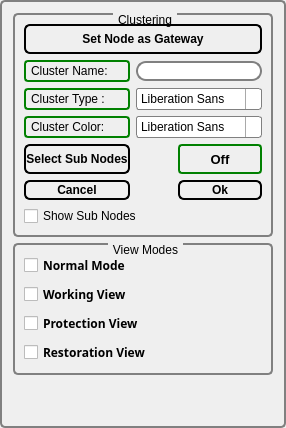
          <widget class="QGroupBox" name="T_groupbox">
           <property name="enabled">
            <bool>true</bool>
           </property>
           <property name="maximumSize">
            <size>
             <width>300</width>
             <height>16777215</height>
            </size>
           </property>
           <property name="styleSheet">
            <string notr="true">QGroupBox {
    background-color: qlineargradient(x1: 0, y1: 0, x2: 0, y2: 1,
                                      stop: 0 #E0E0E0, stop: 1 #FFFFFF);
    border: 2px solid gray;
    border-radius: 5px;
    margin-top: 1ex; /* leave space at the top for the title */
}

QGroupBox::title {
    subcontrol-origin: margin;
    subcontrol-position: top center; /* position at the top center */
    padding: 0 3px;
    background-color: qlineargradient(x1: 0, y1: 0, x2: 0, y2: 1,
                                      stop: 0 #FF0ECE, stop: 1 #FFFFFF);
}</string>
           </property>
           <property name="title">
            <string/>
           </property>
           <layout class="QGridLayout" name="gridLayout_14">
            <item row="0" column="0">
             <widget class="QGroupBox" name="Grouping_groupbox">
              <property name="title">
               <string>Clustering</string>
              </property>
              <layout class="QGridLayout" name="gridLayout_17">
               <item row="0" column="0">
                <layout class="QGridLayout" name="gridLayout_16">
                 <item row="0" column="0" colspan="3">
                  <widget class="QPushButton" name="SetGatewayNode_button">
                   <property name="minimumSize">
                    <size>
                     <width>84</width>
                     <height>30</height>
                    </size>
                   </property>
                   <property name="maximumSize">
                    <size>
                     <width>16777215</width>
                     <height>16777215</height>
                    </size>
                   </property>
                   <property name="font">
                    <font>
                     <weight>75</weight>
                     <bold>true</bold>
                    </font>
                   </property>
                   <property name="styleSheet">
                    <string notr="true">QPushButton {
    border: 2px solid #8f8f91;
    border-radius: 6px;
    background-color: qlineargradient(x1: 0, y1: 0, x2: 0, y2: 1,
                                      stop: 0 #f6f7fa, stop: 1 #dadbde);
    min-width: 80px;
	border-color: dark-orange;
}

QPushButton:pressed {
    background-color: qlineargradient(x1: 0, y1: 0, x2: 0, y2: 1,
                                      stop: 0 #dadbde, stop: 1 #f6f7fa);
}

QPushButton:flat {
    border: none; /* no border for a flat push button */
}

QPushButton:default {
    border-color: navy; /* make the default button prominent */
}</string>
                   </property>
                   <property name="text">
                    <string>Set Node as Gateway</string>
                   </property>
                  </widget>
                 </item>
                 <item row="1" column="0">
                  <widget class="QLabel" name="GroupName">
                   <property name="styleSheet">
                    <string notr="true"> QLabel {
    border: 2px solid green;
    border-radius: 4px;
    padding: 2px;
}</string>
                   </property>
                   <property name="text">
                    <string>Cluster Name:</string>
                   </property>
                  </widget>
                 </item>
                 <item row="1" column="1" colspan="2">
                  <widget class="QLineEdit" name="GroupName_edit">
                   <property name="styleSheet">
                    <string notr="true">QLineEdit {
    border: 2px solid gray;
    border-radius: 10px;
    padding: 0 8px;
    background: white;
    selection-background-color: darkgray;
}</string>
                   </property>
                  </widget>
                 </item>
                 <item row="2" column="0">
                  <widget class="QLabel" name="GroupID">
                   <property name="styleSheet">
                    <string notr="true"> QLabel {
    border: 2px solid green;
    border-radius: 4px;
    padding: 2px;
}</string>
                   </property>
                   <property name="text">
                    <string>Cluster Type :</string>
                   </property>
                  </widget>
                 </item>
                 <item row="2" column="1" colspan="2">
                  <widget class="QFontComboBox" name="cluster_type_combobox">
                   <property name="maximumSize">
                    <size>
                     <width>126</width>
                     <height>22</height>
                    </size>
                   </property>
                   <property name="styleSheet">
                    <string notr="true">QComboBox {
    border: 1px solid gray;
    border-radius: 3px;
    padding: 1px 18px 1px 3px;
    min-width: 6em;
}

QComboBox:editable {
    background: white;
}

QComboBox:!editable, QComboBox::drop-down:editable {
     background: qlineargradient(x1: 0, y1: 0, x2: 0, y2: 1,
                                 stop: 0 #E1E1E1, stop: 0.4 #DDDDDD,
                                 stop: 0.5 #D8D8D8, stop: 1.0 #D3D3D3);
}

/* QComboBox gets the &quot;on&quot; state when the popup is open */
QComboBox:!editable:on, QComboBox::drop-down:editable:on {
    background: qlineargradient(x1: 0, y1: 0, x2: 0, y2: 1,
                                stop: 0 #D3D3D3, stop: 0.4 #D8D8D8,
                                stop: 0.5 #DDDDDD, stop: 1.0 #E1E1E1);
}

QComboBox:on { /* shift the text when the popup opens */
    padding-top: 3px;
    padding-left: 4px;
}

QComboBox::drop-down {
    subcontrol-origin: padding;
    subcontrol-position: top right;
    width: 15px;

    border-left-width: 1px;
    border-left-color: darkgray;
    border-left-style: solid; /* just a single line */
    border-top-right-radius: 3px; /* same radius as the QComboBox */
    border-bottom-right-radius: 3px;
}

QComboBox::down-arrow {
    image: url(/usr/share/icons/crystalsvg/16x16/actions/1downarrow.png);
}

QComboBox::down-arrow:on { /* shift the arrow when popup is open */
    top: 1px;
    left: 1px;
}</string>
                   </property>
                   <property name="frame">
                    <bool>true</bool>
                   </property>
                  </widget>
                 </item>
                 <item row="3" column="0">
                  <widget class="QLabel" name="GroupColor">
                   <property name="styleSheet">
                    <string notr="true"> QLabel {
    border: 2px solid green;
    border-radius: 4px;
    padding: 2px;
}</string>
                   </property>
                   <property name="text">
                    <string>Cluster Color:</string>
                   </property>
                  </widget>
                 </item>
                 <item row="3" column="1" colspan="2">
                  <widget class="QFontComboBox" name="ClusterColor_combobox">
                   <property name="maximumSize">
                    <size>
                     <width>126</width>
                     <height>22</height>
                    </size>
                   </property>
                   <property name="styleSheet">
                    <string notr="true">QComboBox {
    border: 1px solid gray;
    border-radius: 3px;
    padding: 1px 18px 1px 3px;
    min-width: 6em;
}

QComboBox:editable {
    background: white;
}

QComboBox:!editable, QComboBox::drop-down:editable {
     background: qlineargradient(x1: 0, y1: 0, x2: 0, y2: 1,
                                 stop: 0 #E1E1E1, stop: 0.4 #DDDDDD,
                                 stop: 0.5 #D8D8D8, stop: 1.0 #D3D3D3);
}

/* QComboBox gets the &quot;on&quot; state when the popup is open */
QComboBox:!editable:on, QComboBox::drop-down:editable:on {
    background: qlineargradient(x1: 0, y1: 0, x2: 0, y2: 1,
                                stop: 0 #D3D3D3, stop: 0.4 #D8D8D8,
                                stop: 0.5 #DDDDDD, stop: 1.0 #E1E1E1);
}

QComboBox:on { /* shift the text when the popup opens */
    padding-top: 3px;
    padding-left: 4px;
}

QComboBox::drop-down {
    subcontrol-origin: padding;
    subcontrol-position: top right;
    width: 15px;

    border-left-width: 1px;
    border-left-color: darkgray;
    border-left-style: solid; /* just a single line */
    border-top-right-radius: 3px; /* same radius as the QComboBox */
    border-bottom-right-radius: 3px;
}

QComboBox::down-arrow {
    image: url(/usr/share/icons/crystalsvg/16x16/actions/1downarrow.png);
}

QComboBox::down-arrow:on { /* shift the arrow when popup is open */
    top: 1px;
    left: 1px;
}</string>
                   </property>
                  </widget>
                 </item>
                 <item row="4" column="0">
                  <widget class="QPushButton" name="SelectSubNode_button">
                   <property name="minimumSize">
                    <size>
                     <width>84</width>
                     <height>30</height>
                    </size>
                   </property>
                   <property name="font">
                    <font>
                     <weight>75</weight>
                     <bold>true</bold>
                    </font>
                   </property>
                   <property name="styleSheet">
                    <string notr="true">QPushButton {
    border: 2px solid #8f8f91;
    border-radius: 6px;
    background-color: qlineargradient(x1: 0, y1: 0, x2: 0, y2: 1,
                                      stop: 0 #f6f7fa, stop: 1 #dadbde);
    min-width: 80px;
	border-color: dark-orange;
}

QPushButton:pressed {
    background-color: qlineargradient(x1: 0, y1: 0, x2: 0, y2: 1,
                                      stop: 0 #dadbde, stop: 1 #f6f7fa);
}

QPushButton:flat {
    border: none; /* no border for a flat push button */
}

QPushButton:default {
    border-color: navy; /* make the default button prominent */
}</string>
                   </property>
                   <property name="text">
                    <string>Select Sub Nodes</string>
                   </property>
                  </widget>
                 </item>
                 <item row="4" column="2">
                  <widget class="QLabel" name="SelectSubNode">
                   <property name="palette">
                    <palette>
                     <active/>
                     <inactive/>
                     <disabled/>
                    </palette>
                   </property>
                   <property name="font">
                    <font>
                     <pointsize>10</pointsize>
                     <weight>75</weight>
                     <bold>true</bold>
                    </font>
                   </property>
                   <property name="styleSheet">
                    <string notr="true"> QLabel {
    border: 2px solid green;
    border-radius: 4px;
    padding: 2px;
}</string>
                   </property>
                   <property name="text">
                    <string>Off</string>
                   </property>
                   <property name="alignment">
                    <set>Qt::AlignCenter</set>
                   </property>
                  </widget>
                 </item>
                 <item row="5" column="0">
                  <widget class="QPushButton" name="Cancel_button">
                   <property name="minimumSize">
                    <size>
                     <width>84</width>
                     <height>20</height>
                    </size>
                   </property>
                   <property name="font">
                    <font>
                     <weight>75</weight>
                     <bold>true</bold>
                    </font>
                   </property>
                   <property name="styleSheet">
                    <string notr="true">QPushButton {
    border: 2px solid #8f8f91;
    border-radius: 6px;
    background-color: qlineargradient(x1: 0, y1: 0, x2: 0, y2: 1,
                                      stop: 0 #f6f7fa, stop: 1 #dadbde);
    min-width: 80px;
	border-color: dark-orange;
}

QPushButton:pressed {
    background-color: qlineargradient(x1: 0, y1: 0, x2: 0, y2: 1,
                                      stop: 0 #dadbde, stop: 1 #f6f7fa);
}

QPushButton:flat {
    border: none; /* no border for a flat push button */
}

QPushButton:default {
    border-color: navy; /* make the default button prominent */
}</string>
                   </property>
                   <property name="text">
                    <string>Cancel</string>
                   </property>
                  </widget>
                 </item>
                 <item row="5" column="2">
                  <widget class="QPushButton" name="OK_button">
                   <property name="minimumSize">
                    <size>
                     <width>84</width>
                     <height>20</height>
                    </size>
                   </property>
                   <property name="font">
                    <font>
                     <weight>75</weight>
                     <bold>true</bold>
                    </font>
                   </property>
                   <property name="styleSheet">
                    <string notr="true">QPushButton {
    border: 2px solid #8f8f91;
    border-radius: 6px;
    background-color: qlineargradient(x1: 0, y1: 0, x2: 0, y2: 1,
                                      stop: 0 #f6f7fa, stop: 1 #dadbde);
    min-width: 80px;
	border-color: dark-orange;
}

QPushButton:pressed {
    background-color: qlineargradient(x1: 0, y1: 0, x2: 0, y2: 1,
                                      stop: 0 #dadbde, stop: 1 #f6f7fa);
}

QPushButton:flat {
    border: none; /* no border for a flat push button */
}

QPushButton:default {
    border-color: navy; /* make the default button prominent */
}</string>
                   </property>
                   <property name="text">
                    <string>Ok</string>
                   </property>
                  </widget>
                 </item>
                 <item row="6" column="0" colspan="2">
                  <widget class="QCheckBox" name="ShowSubNodes">
                   <property name="styleSheet">
                    <string notr="true"/>
                   </property>
                   <property name="text">
                    <string>Show Sub Nodes</string>
                   </property>
                  </widget>
                 </item>
                </layout>
               </item>
              </layout>
             </widget>
            </item>
            <item row="1" column="0">
             <widget class="QGroupBox" name="ViewGroupbox">
              <property name="title">
               <string>View Modes</string>
              </property>
              <layout class="QGridLayout" name="gridLayout_18">
               <item row="0" column="0">
                <layout class="QVBoxLayout" name="verticalLayout_3">
                 <item>
                  <widget class="QCheckBox" name="NormalMode_checkbox">
                   <property name="font">
                    <font>
                     <family>IRANSans</family>
                     <weight>75</weight>
                     <italic>false</italic>
                     <bold>true</bold>
                    </font>
                   </property>
                   <property name="styleSheet">
                    <string notr="true"/>
                   </property>
                   <property name="text">
                    <string>Normal Mode</string>
                   </property>
                  </widget>
                 </item>
                 <item>
                  <widget class="QCheckBox" name="Working_checkbox">
                   <property name="font">
                    <font>
                     <family>IRANSans</family>
                     <weight>75</weight>
                     <bold>true</bold>
                    </font>
                   </property>
                   <property name="text">
                    <string>Working View</string>
                   </property>
                  </widget>
                 </item>
                 <item>
                  <widget class="QCheckBox" name="Protection_checkbox">
                   <property name="font">
                    <font>
                     <family>IRANSans</family>
                     <weight>75</weight>
                     <bold>true</bold>
                    </font>
                   </property>
                   <property name="text">
                    <string>Protection View</string>
                   </property>
                  </widget>
                 </item>
                 <item>
                  <widget class="QCheckBox" name="Restoration_checkbox">
                   <property name="font">
                    <font>
                     <family>IRANSans</family>
                     <weight>75</weight>
                     <bold>true</bold>
                    </font>
                   </property>
                   <property name="text">
                    <string>Restoration View</string>
                   </property>
                  </widget>
                 </item>
                </layout>
               </item>
              </layout>
             </widget>
            </item>
            <item row="2" column="0">
             <spacer name="verticalSpacer">
              <property name="orientation">
               <enum>Qt::Vertical</enum>
              </property>
              <property name="sizeHint" stdset="0">
               <size>
                <width>20</width>
                <height>40</height>
               </size>
              </property>
             </spacer>
            </item>
           </layout>
          </widget>
